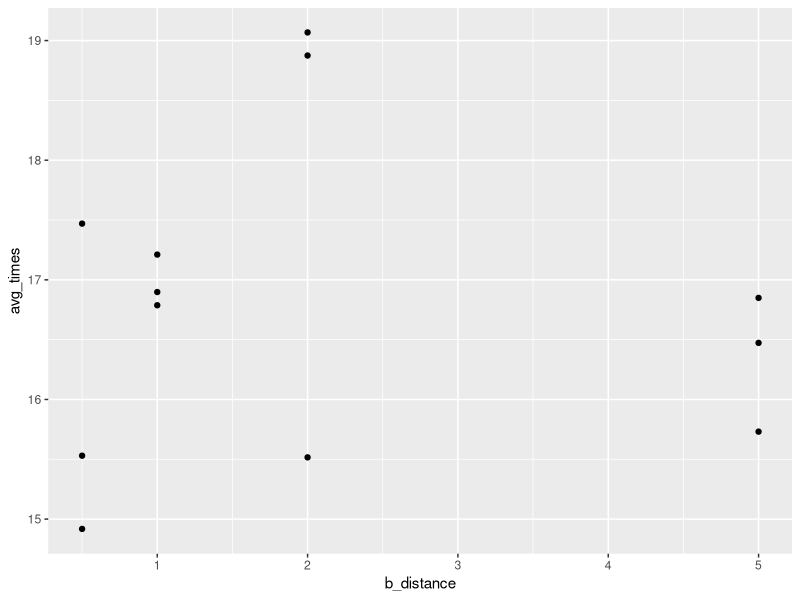

This chart was generated by the following R code:
## ---- chunk 1
knitr::opts_chunk$set(echo = FALSE)

data = read.csv("DataTable.csv")

library(ggplot2)
library(dplyr)
library(tidyr)
library(knitr)

## ---- chunk 2
d_table = data %>%
  select(map_name, set_n, path, avg_times, success_rate)%>%
  arrange(path)

kable(d_table)
## ---- chunk 3
d_table = data %>%
  filter(reward_name=="PP")%>%
  select(map_name, path, set_n, avg_times)%>%
  pivot_wider(names_from = map_name, values_from = avg_times)%>%
  arrange(set_n)

kable(d_table)
## ---- chunk 4
d_table = data %>%
  filter(reward_name=="Baseline")%>%
  select(map_name, path, avg_times, r_bias)%>%
  pivot_wider(names_from = map_name, values_from = avg_times)%>%
  arrange(r_bias)

kable(d_table)
## ---- chunk 5
d_table = data %>%
  filter(reward_name=="Distance")%>%
  select(map_name, path, set_n, b_distance, avg_times, success_rate)%>%
  # pivot_wider(names_from = map_name, values_from = avg_times)%>%
  arrange(set_n, b_distance) 
  # arrange(b_distance)

kable(d_table)
## ---- chunk 6
data %>%
  filter(reward_name=="Distance"& map_name=="columbia_small")%>%
  select(b_distance, avg_times)%>%
  ggplot(aes(x=b_distance, y=avg_times))+
  geom_point()
  
  
## ---- chunk 7
d_table = data %>%
  filter(reward_name=="BaselineRepeat")%>%
  select(map_name, path, avg_times, n)%>%
  pivot_wider(names_from = map_name, values_from = avg_times)%>%
  arrange(n)

kable(d_table)
